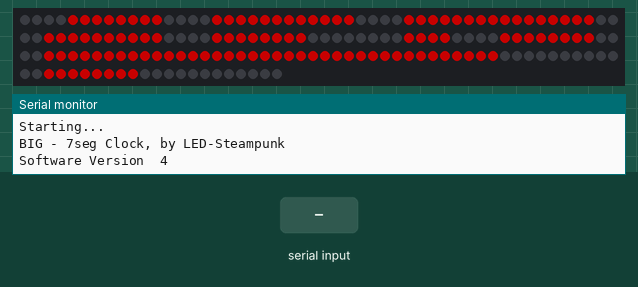
The program below on a simulated ESP8266 (Wemos D1 mini). On the bench: 172 RGB LEDs in strip order, left to right, continuing on the next row, the last lines printed to the serial monitor. The inputs (shaded band) are chosen by the test bench. Dim RGB values are drawn brighter than linear; WiFi joins after 1.5 s; servers stay silent unless stated; the local clock reads 2024-03-15 10:24:30 at power-on unless the program sets it.

Above: at 2.7 s.
2.8 s: "G90\n" received over Serial
At 5.6 s:
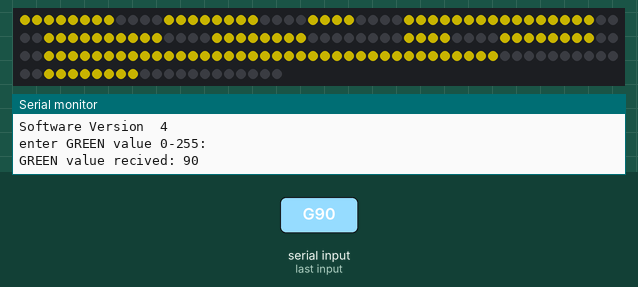
5.8 s: "R,45\n" received over Serial
At 8.5 s:
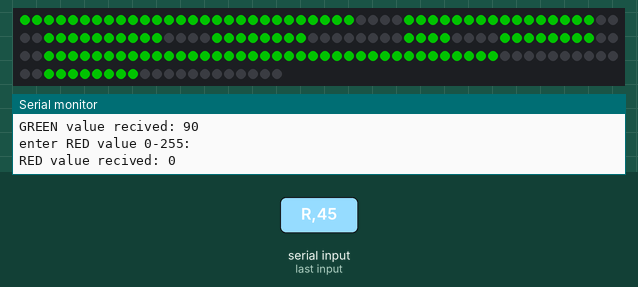
8.8 s: "B90\n" received over Serial
At 11.6 s:
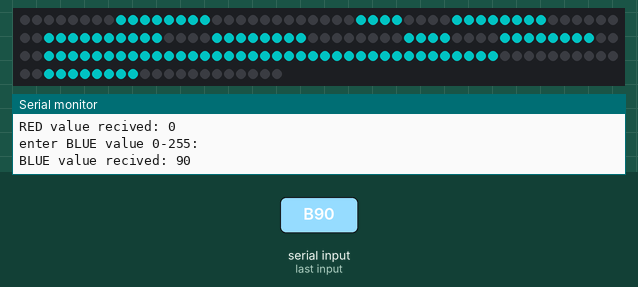
11.8 s: "R90\n" received over Serial
At 14.6 s:
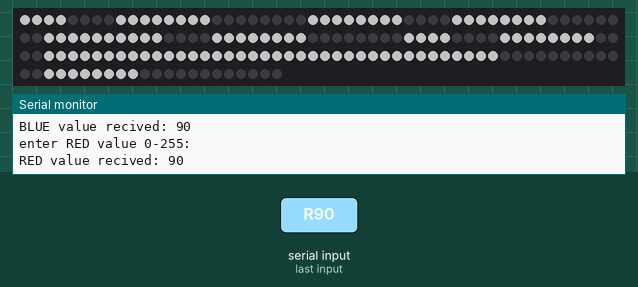
14.8 s: "G,45\n" received over Serial
At 17.6 s:
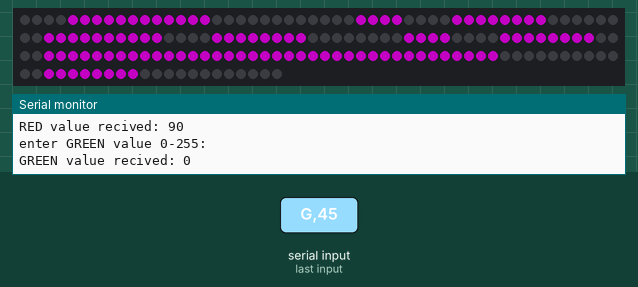
17.8 s: "R,45\n" received over Serial
At 19.6 s:
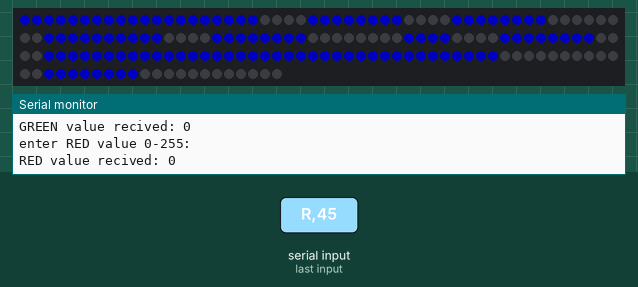
Timing chart, 0 to 21.1 s (numbered marks = the images above; inputs shaded):
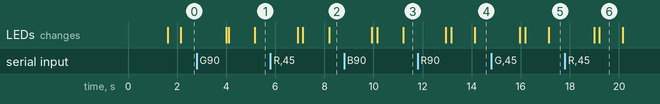

Measured:
- after the input at 2.8 s, the LEDs: first change after 1.2 s (image 1 shows a later state)
- after the input at 5.8 s, the LEDs: first change after 1.1 s (image 2 shows a later state)
- after the input at 8.8 s, the LEDs: first change after 1.1 s (image 3 shows a later state)
- after the input at 11.8 s, the LEDs: first change after 1.2 s (image 4 shows a later state)
- after the input at 14.8 s, the LEDs: first change after 1.2 s (image 5 shows a later state)
- after the input at 17.8 s, the LEDs: first change after 1.2 s (image 6 shows a later state)

The program:

main.cpp
```cpp
#include <Arduino.h>
#include "SoftwareSerial.h"
#include "show.h"
#include <ESP8266WiFi.h>
#include <WiFiManager.h> //WIFI Manager and Accespoint
#include <time.h>                       // time() ctime()
#include <TimeLib.h>
#include <TZ.h> // aditional for DST


extern "C" int clock_gettime(clockid_t unused, struct timespec *tp); // this line is necessary for first TimeGet
static time_t now2; // An object which can store a time

int SW_VERSION =004;
int count = 0;
int color = 0;
int red = 100;
int green;
int blue;
int sekunden = 45 ;
int minuten = 24 ;
int stunden = 14 ;
int rx_int = 0;
char rxChar = 0;
String rx_string;
#define DEBUG //seriell debug
#define MYTZ TZ_Europe_Berlin // set timezone


void parameter_menue()
{
    // Check receive buffer.
    if (Serial.available() > 0) {
        rxChar = Serial.read(); // Save character received.
        Serial.flush(); // Clear receive buffer.

        switch (rxChar) {
            case 'R':
            Serial.println("enter RED value 0-255:");
            while (Serial.available() == 0) {}
            rx_string = Serial.readString();
            rx_int = rx_string.toInt();
            if ((rx_int >= 0) && (rx_int <= 255)) {
              Serial.print("RED value recived: ");
              Serial.println(rx_int);
              red = rx_int; }
            else { Serial.println("inacepted value recived"); }
            break;

            case 'G':
            Serial.println("enter GREEN value 0-255:");
            while (Serial.available() == 0) {}
            rx_string = Serial.readString();
            rx_int = rx_string.toInt();
            if ((rx_int >= 0) && (rx_int <= 255)) {
              Serial.print("GREEN value recived: ");
              Serial.println(rx_int);
              green = rx_int; }
            else { Serial.println("inacepted value recived"); }
            break;

            case 'B':
            Serial.println("enter BLUE value 0-255:");
            while (Serial.available() == 0) {}
            rx_string = Serial.readString();
            rx_int = rx_string.toInt();
            if ((rx_int >= 0) && (rx_int <= 255)) {
              Serial.print("BLUE value recived: ");
              Serial.println(rx_int);
              blue = rx_int; }
            else { Serial.println("inacepted value recived"); }
            break;

            case '?':
              Serial.println("--- command list: ---");
              Serial.println("? -> Print this HELP");
              Serial.println("R -> Change RED value");
              Serial.println("G -> Change GREE value");
              Serial.println("B -> Change BLUE value");
            break;

            default:
                Serial.print("'");
                Serial.print((char)rxChar);
                Serial.println("' is not a valid command!");
                Serial.println("enter ? for command list");
            #ifdef DEBUG
              Serial.print("ctime:     ");
              Serial.print(ctime(&now2));
              Serial.print(stunden);
              Serial.print(":");
              Serial.print(minuten);
              Serial.print(":");
              Serial.print(sekunden);
              Serial.println("");
            #endif
            break;
        }
     }
}

void setup()
{
  Serial.begin(9600);
  Serial.println("\nStarting...\n");
  Serial.println("BIG - 7seg Clock, by LED-Steampunk");
  Serial.print("Software Version  ");
  Serial.println(SW_VERSION);
  Serial.flush();
  pixels.begin(); // INITIALIZE NeoPixel strip object (REQUIRED)
  pixels.clear(); // Set all pixel colors to 'off'
  pixels.show();   // Send the updated pixel colors to the hardware.
  // start network with WiFi-Manager
  WiFiManager wifiManager; // wifi configuration wizard
  wifiManager.autoConnect("BIG7_Clock", "12345678"); // configuration for the access point, set your own secret.
  // This is where your time zone is set

  configTime(MYTZ, "pool.ntp.org");
  setTime(19,06,00,28,11,2023);
} // end setup

void loop()
{
  parameter_menue(); //serial parameters
  if ((red < 10) & (green < 10) & (blue < 10)) {red=50; Serial.println("set default color: RED=50");} //default anzeigen
  now2 = time(nullptr);      // Updates the 'now2' variable to the current time value
  //convert to simple values for shift-out
  stunden = (localtime(&now2)->tm_hour);
  minuten = (localtime(&now2)->tm_min);
  sekunden = (localtime(&now2)->tm_sec);


    delay(100); // Pause before next pass through loop
    pixels.clear(); // Set all pixel colors to 'off'

    // show the secounds
    show_number(0, sekunden%10, red, green, blue); //first digit
    //if (sekunden > 9)
    show_number(28, sekunden/10, red, green, blue); //second digit, decade
    show_dots(56, red, green, blue);

    // show the minutes
    show_number(58, minuten%10, red, green, blue); //first digit
    //if (minuten > 9)
    show_number(86, minuten/10, red, green, blue); //second digit, decade
    show_dots(114, red, green, blue);

    // show the hours
    show_number(116, stunden%10, red, green, blue); //first digit
    if (stunden >9)
    show_number(144, stunden/10, red, green, blue); //second digit, decade
    pixels.show();   // Send the updated pixel colors to the hardware.


} // End Loop
```

Source omitted: show.h (20021 bytes)
